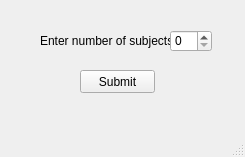
<?xml version="1.0" encoding="UTF-8"?>
<ui version="4.0">
 <class>MainWindow</class>
 <widget class="QMainWindow" name="MainWindow">
  <property name="geometry">
   <rect>
    <x>0</x>
    <y>0</y>
    <width>245</width>
    <height>157</height>
   </rect>
  </property>
  <property name="mouseTracking">
   <bool>false</bool>
  </property>
  <property name="tabletTracking">
   <bool>false</bool>
  </property>
  <property name="windowTitle">
   <string>MainWindow</string>
  </property>
  <property name="autoFillBackground">
   <bool>false</bool>
  </property>
  <widget class="QWidget" name="centralwidget">
   <widget class="QPushButton" name="submit">
    <property name="enabled">
     <bool>true</bool>
    </property>
    <property name="geometry">
     <rect>
      <x>80</x>
      <y>70</y>
      <width>75</width>
      <height>23</height>
     </rect>
    </property>
    <property name="text">
     <string>Submit</string>
    </property>
   </widget>
   <widget class="QLabel" name="label">
    <property name="geometry">
     <rect>
      <x>40</x>
      <y>20</y>
      <width>141</width>
      <height>41</height>
     </rect>
    </property>
    <property name="text">
     <string>Enter number of subjects:</string>
    </property>
   </widget>
   <widget class="QSpinBox" name="noofsub">
    <property name="geometry">
     <rect>
      <x>170</x>
      <y>30</y>
      <width>42</width>
      <height>22</height>
     </rect>
    </property>
   </widget>
  </widget>
  <widget class="QMenuBar" name="menubar">
   <property name="geometry">
    <rect>
     <x>0</x>
     <y>0</y>
     <width>245</width>
     <height>21</height>
    </rect>
   </property>
  </widget>
  <widget class="QStatusBar" name="statusbar"/>
 </widget>
 <resources/>
 <connections>
  <connection>
   <sender>submit</sender>
   <signal>clicked()</signal>
   <receiver>MainWindow</receiver>
   <slot>close()</slot>
   <hints>
    <hint type="sourcelabel">
     <x>125</x>
     <y>109</y>
    </hint>
    <hint type="destinationlabel">
     <x>134</x>
     <y>-15</y>
    </hint>
   </hints>
  </connection>
 </connections>
</ui>
